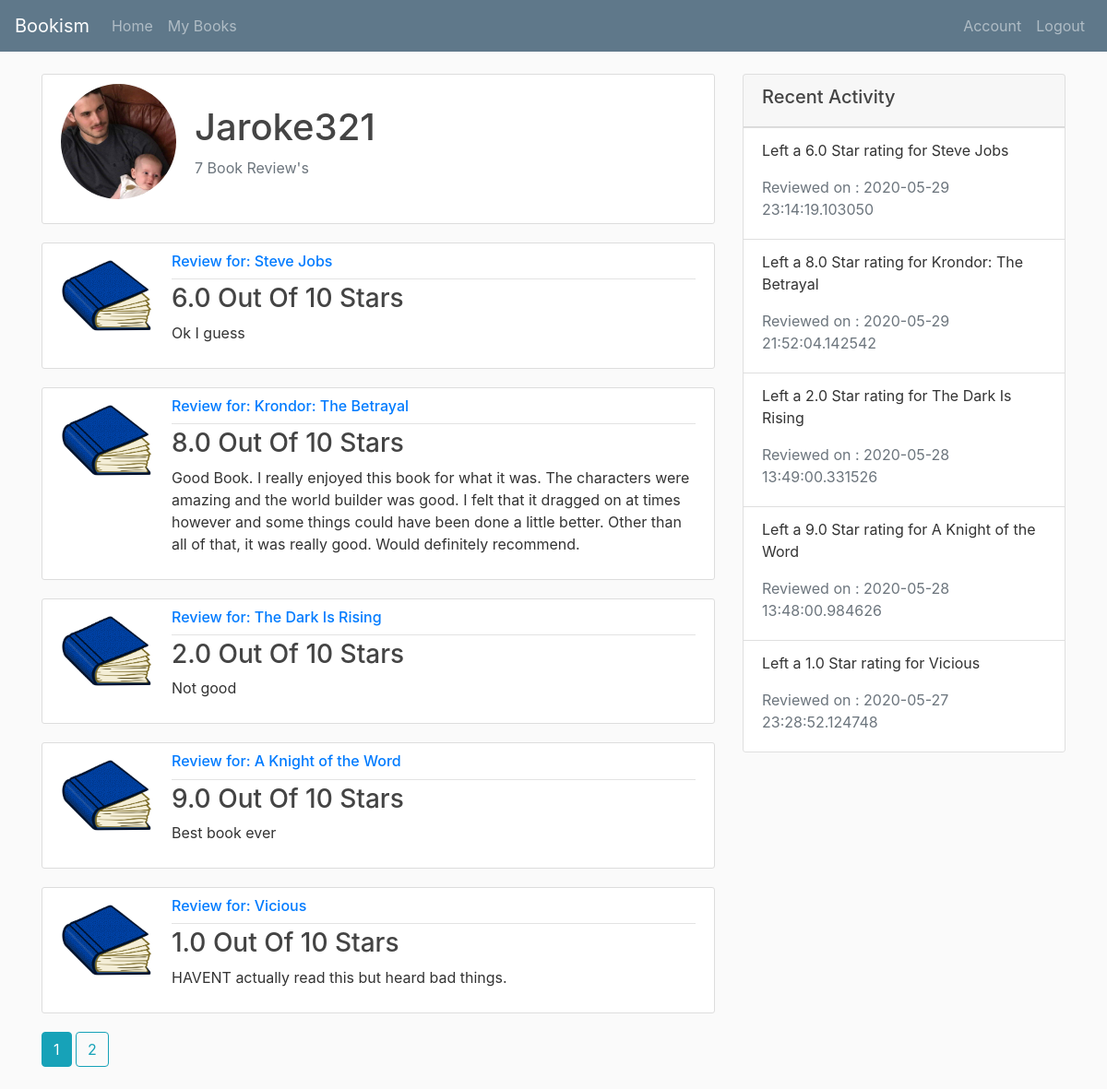
Screenshot of /user/1 (signed in) with the database file from the repository.
### project1/models.py (models this page shows)
class User(db.Model, UserMixin):
    id = db.Column(db.Integer, primary_key=True)
    name = db.Column(db.String(25), nullable=False)
    password = db.Column(db.String(60), nullable=False)
    image_file = db.Column(db.String(20), nullable=False, default='default.jpg')
    reviews = db.relationship("Review", back_populates="users")

class Review(db.Model):
    book_id = db.Column(db.String(25), db.ForeignKey('book.id'), primary_key = True)
    user_id = db.Column(db.Integer, db.ForeignKey('user.id'), primary_key = True)
    username = db.Column(db.String(25), nullable=False)
    bookname = db.Column(db.String(50), nullable=False)
    timestamp = db.Column(db.DateTime, default=datetime.utcnow)
    review = db.Column(db.Text)
    rating = db.Column(db.Float)
    books = db.relationship("Book", back_populates="reviews")
    users = db.relationship("User", back_populates="reviews")

class Book(db.Model):
    id = db.Column(db.Integer, primary_key=True)
    isbn = db.Column(db.String(25), nullable=False)
    title = db.Column(db.String(50), nullable=False)
    author = db.Column(db.String(25), nullable=False)
    year = db.Column(db.Integer, nullable=False)
    count_ratings = db.Column(db.Integer)
    overall_rating = db.Column(db.Float)
    image_file = db.Column(db.String(20), nullable=False, default='default.jpg')
    reviews = db.relationship("Review", back_populates="books")

### project1/routes.py (the view)
@app.route("/user/<int:id>")
def users(id):
    user = User.query.get(int(id))  # Get the user with the id of id
    page = request.args.get('page', 1, type=int)
    img_file = url_for('static', filename=f'profile_pics/{user.image_file}')
    user_prof = False  # Used to determine if the user page is the current users page
    if current_user.id == id:
        user_prof = True
    review_count = len(user.reviews) # Holds the number of reviews for the user
    activity_list = []               # Used for the recent activity section for the user
    count = 0                        # Used to limit the amount of activities to 5
    while ((count < 5) and (count < review_count)):
        activity_list.append(user.reviews[-(count+1)])
        count += 1
    reviews = Review.query.filter_by(user_id=user.id)\
        .order_by(desc(Review.timestamp))\
        .paginate(page=page, per_page=5)
    return render_template('user.html', user=user,
        count=review_count, img=img_file, user_prof=user_prof,
        activity_list=activity_list, reviews=reviews)

### project1/models.py (called while the page is built)
@login_manager.user_loader
def load_user(user_id):
    return User.query.get(int(user_id))

### project1/templates/user.html (shortened to what this page needs)
{% extends "index.html" %}
{% block body %}
<div class="col-md-8">
  <div class="container content-section">
    <div class="media align-items-center">
      <img src="{{ img }}" class="rounded-circle account-img" width="80">
      <div class="media-body">
        <h2 class="account-heading">{{ user.name }}</h2>
        <p class="text-secondary">{{ count }} Book Review's</p>
      </div>
    </div>
  </div>
  {% for r in reviews.items %}
    <article class="media content-section">
      <img src="/static/book_pics/{{ r.books.image_file }}" width="100">
      <div class="media-body review-body">
        <div class="article-metadata">
          <h6 class="mr-2">
            <a href="{{ url_for('book', id=r.book_id) }}">Review for: {{ r.bookname }}</a>
          </h6>
        </div>
        <h3 class="article-title">{{ r.rating }} Out Of 10 Stars</h3>
        <p class="article-content">{{ r.review }}</p>
      </div>
    </article>
  {% endfor %}
  {% for page_num in reviews.iter_pages(left_edge=1, right_edge=1, left_current=1, right_current=2) %}
    {% if page_num %}
      {% if reviews.page == page_num %}
        <a class="btn btn-info mb-4" href="{{ url_for('users', id=user.id , page=page_num) }}">{{ page_num }}</a>
      {% else %}
        <a class="btn btn-outline-info mb-4" href="{{ url_for('users', id=user.id, page=page_num) }}">{{ page_num }}</a>
      {% endif %}
    {% else %}
      ...
    {% endif %}
  {% endfor %}
</div>
<div class="col-md-4">
  <div class="card">
    <div class="card-header">
      <h5>Recent Activity</h5>
    </div>
    <ul class="list-group list-group-flush">
      {% for activity in activity_list %}
        <li class="list-group-item">
          <p>Left a {{ activity.rating }} Star rating for {{ activity.books.title }}</p>
          <p class="mb-2 text-muted">Reviewed on : {{ activity.timestamp }}</p>
        </li>
      {% endfor %}
    </ul>
  </div>
</div>
{% endblock %}

### project1/static/main.css (style rules this page uses)
body { background-color: #fafafa; color: #333333; margin-top: 5rem; }
h1, h2, h3, h4, h5, h6 { color: #444444; }
.content-section { background: #ffffff; padding: 10px 20px; border: 1px solid #dddddd; border-radius: 3px; margin-bottom: 20px; }
.article-title { color: #444444; }
.article-content { white-space: pre-line; }
.article-metadata { padding-bottom: 1px; margin-bottom: 4px; border-bottom: 1px solid #e3e3e3 }
.account-img { height: 125px; width: 125px; margin-right: 20px; margin-bottom: 16px; }
.account-heading { font-size: 2.5rem; }
.review-body { margin-left: 20px; }

### rows the page displays
User: name "Jaroke321"
Review: books.image_file (placeholder picture), bookname "Steve Jobs", rating "6.0", review "Ok I guess", books "Steve Jobs", timestamp "2020-05-29 23:14:19.103050"
Review: books.image_file (placeholder picture), bookname "Krondor: The Betrayal", rating "8.0", review "Good Book. I really enjoyed this book for what it was. The characters were amazing and the world builder was good. I felt that it dragged on at times however and some things could have been done a little better. Other than all of that, it was really good. Would definitely recommend.", books "Krondor: The Betrayal", timestamp "2020-05-29 21:52:04.142542"
Review: books.image_file (placeholder picture), bookname "The Dark Is Rising", rating "2.0", review "Not good", books "The Dark Is Rising", timestamp "2020-05-28 13:49:00.331526"
Review: books.image_file (placeholder picture), bookname "A Knight of the Word", rating "9.0", review "Best book ever", books "A Knight of the Word", timestamp "2020-05-28 13:48:00.984626"
Review: books.image_file (placeholder picture), bookname "Vicious", rating "1.0", review "HAVENT actually read this but heard bad things.", books "Vicious", timestamp "2020-05-27 23:28:52.124748"

### other values shown
{{ count }} "7"
{{ page_num }} "1"
{{ page_num }} "2"
